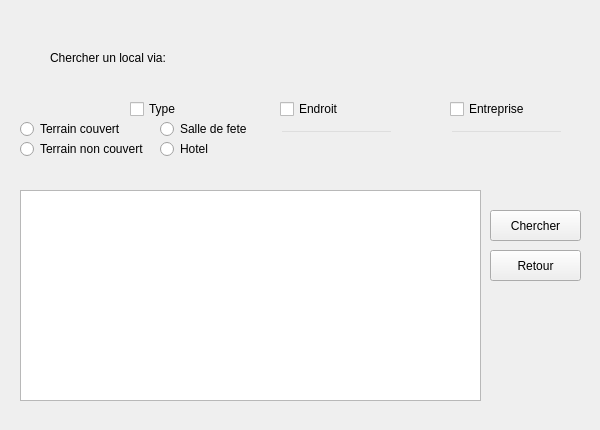
    <widget class="QWidget" name="searchLocalWindow">
     <widget class="QWidget" name="widget_search_local" native="true">
      <property name="geometry">
       <rect>
        <x>10</x>
        <y>30</y>
        <width>581</width>
        <height>391</height>
       </rect>
      </property>
      <property name="styleSheet">
       <string notr="true">background-image: url(:/new/prefix1/image/103854343_259019528641376_3453490155072435271_n.jpg);
font: italic 9pt &quot;Century Gothic&quot;;
color: qconicalgradient(cx:0.5, cy:0.5, angle:0, stop:0 rgba(35, 40, 3, 255), stop:0.16 rgba(136, 106, 22, 255), stop:0.225 rgba(166, 140, 41, 255), stop:0.285 rgba(204, 181, 74, 255), stop:0.345 rgba(235, 219, 102, 255), stop:0.415 rgba(245, 236, 112, 255), stop:0.52 rgba(209, 190, 76, 255), stop:0.57 rgba(187, 156, 51, 255), stop:0.635 rgba(168, 142, 42, 255), stop:0.695 rgba(202, 174, 68, 255), stop:0.75 rgba(218, 202, 86, 255), stop:0.815 rgba(208, 187, 73, 255), stop:0.88 rgba(187, 156, 51, 255), stop:0.935 rgba(137, 108, 26, 255), stop:1 rgba(35, 40, 3, 255));</string>
      </property>
      <widget class="QLabel" name="search_localLabel">
       <property name="geometry">
        <rect>
         <x>40</x>
         <y>20</y>
         <width>161</width>
         <height>16</height>
        </rect>
       </property>
       <property name="styleSheet">
        <string notr="true">background:transparent;</string>
       </property>
       <property name="text">
        <string>Chercher un local via:</string>
       </property>
      </widget>
      <widget class="QCheckBox" name="checkBox_entreprise_2">
       <property name="geometry">
        <rect>
         <x>440</x>
         <y>70</y>
         <width>81</width>
         <height>18</height>
        </rect>
       </property>
       <property name="text">
        <string>Entreprise</string>
       </property>
      </widget>
      <widget class="QPushButton" name="return_search_localButton">
       <property name="geometry">
        <rect>
         <x>480</x>
         <y>220</y>
         <width>91</width>
         <height>31</height>
        </rect>
       </property>
       <property name="styleSheet">
        <string notr="true">background:transparent;
font: italic 12pt &quot;Century Gothic&quot;;
color: qconicalgradient(cx:0.5, cy:0.5, angle:0, stop:0 rgba(35, 40, 3, 255), stop:0.16 rgba(136, 106, 22, 255), stop:0.225 rgba(166, 140, 41, 255), stop:0.285 rgba(204, 181, 74, 255), stop:0.345 rgba(235, 219, 102, 255), stop:0.415 rgba(245, 236, 112, 255), stop:0.52 rgba(209, 190, 76, 255), stop:0.57 rgba(187, 156, 51, 255), stop:0.635 rgba(168, 142, 42, 255), stop:0.695 rgba(202, 174, 68, 255), stop:0.75 rgba(218, 202, 86, 255), stop:0.815 rgba(208, 187, 73, 255), stop:0.88 rgba(187, 156, 51, 255), stop:0.935 rgba(137, 108, 26, 255), stop:1 rgba(35, 40, 3, 255));
border-bottom:2px solid#717072;
border-color: qconicalgradient(cx:0.5, cy:0.5, angle:0, stop:0 rgba(35, 40, 3, 255), stop:0.16 rgba(136, 106, 22, 255), stop:0.225 rgba(166, 140, 41, 255), stop:0.285 rgba(204, 181, 74, 255), stop:0.345 rgba(235, 219, 102, 255), stop:0.415 rgba(245, 236, 112, 255), stop:0.52 rgba(209, 190, 76, 255), stop:0.57 rgba(187, 156, 51, 255), stop:0.635 rgba(168, 142, 42, 255), stop:0.695 rgba(202, 174, 68, 255), stop:0.75 rgba(218, 202, 86, 255), stop:0.815 rgba(208, 187, 73, 255), stop:0.88 rgba(187, 156, 51, 255), stop:0.935 rgba(137, 108, 26, 255), stop:1 rgba(35, 40, 3, 255));
background-color: rgb(255, 212, 250);

border-radius:15px;}
QPushButton:hover{
	
	background-color: rgb(234, 78, 117);
</string>
       </property>
       <property name="text">
        <string>Retour</string>
       </property>
      </widget>
      <widget class="QPushButton" name="search_localButton">
       <property name="geometry">
        <rect>
         <x>480</x>
         <y>180</y>
         <width>91</width>
         <height>31</height>
        </rect>
       </property>
       <property name="styleSheet">
        <string notr="true">background:transparent;
font: italic 12pt &quot;Century Gothic&quot;;
color: qconicalgradient(cx:0.5, cy:0.5, angle:0, stop:0 rgba(35, 40, 3, 255), stop:0.16 rgba(136, 106, 22, 255), stop:0.225 rgba(166, 140, 41, 255), stop:0.285 rgba(204, 181, 74, 255), stop:0.345 rgba(235, 219, 102, 255), stop:0.415 rgba(245, 236, 112, 255), stop:0.52 rgba(209, 190, 76, 255), stop:0.57 rgba(187, 156, 51, 255), stop:0.635 rgba(168, 142, 42, 255), stop:0.695 rgba(202, 174, 68, 255), stop:0.75 rgba(218, 202, 86, 255), stop:0.815 rgba(208, 187, 73, 255), stop:0.88 rgba(187, 156, 51, 255), stop:0.935 rgba(137, 108, 26, 255), stop:1 rgba(35, 40, 3, 255));
border-bottom:2px solid#717072;
border-color: qconicalgradient(cx:0.5, cy:0.5, angle:0, stop:0 rgba(35, 40, 3, 255), stop:0.16 rgba(136, 106, 22, 255), stop:0.225 rgba(166, 140, 41, 255), stop:0.285 rgba(204, 181, 74, 255), stop:0.345 rgba(235, 219, 102, 255), stop:0.415 rgba(245, 236, 112, 255), stop:0.52 rgba(209, 190, 76, 255), stop:0.57 rgba(187, 156, 51, 255), stop:0.635 rgba(168, 142, 42, 255), stop:0.695 rgba(202, 174, 68, 255), stop:0.75 rgba(218, 202, 86, 255), stop:0.815 rgba(208, 187, 73, 255), stop:0.88 rgba(187, 156, 51, 255), stop:0.935 rgba(137, 108, 26, 255), stop:1 rgba(35, 40, 3, 255));
background-color: rgb(255, 212, 250);

border-radius:15px;}
QPushButton:hover{
	
	background-color: rgb(234, 78, 117);
</string>
       </property>
       <property name="text">
        <string>Chercher</string>
       </property>
      </widget>
      <widget class="QLineEdit" name="critere_endroitEdit">
       <property name="geometry">
        <rect>
         <x>270</x>
         <y>100</y>
         <width>113</width>
         <height>20</height>
        </rect>
       </property>
       <property name="styleSheet">
        <string notr="true">background:transparent;</string>
       </property>
      </widget>
      <widget class="QCheckBox" name="checkBox_type">
       <property name="geometry">
        <rect>
         <x>120</x>
         <y>70</y>
         <width>70</width>
         <height>18</height>
        </rect>
       </property>
       <property name="text">
        <string>Type</string>
       </property>
      </widget>
      <widget class="QLineEdit" name="critere_entrepriseEdit_2">
       <property name="geometry">
        <rect>
         <x>440</x>
         <y>100</y>
         <width>113</width>
         <height>20</height>
        </rect>
       </property>
       <property name="styleSheet">
        <string notr="true">background:transparent;</string>
       </property>
      </widget>
      <widget class="QCheckBox" name="checkBox_endroit">
       <property name="geometry">
        <rect>
         <x>270</x>
         <y>70</y>
         <width>70</width>
         <height>18</height>
        </rect>
       </property>
       <property name="text">
        <string>Endroit</string>
       </property>
      </widget>
      <widget class="QTableView" name="tableView_2">
       <property name="geometry">
        <rect>
         <x>10</x>
         <y>160</y>
         <width>461</width>
         <height>211</height>
        </rect>
       </property>
      </widget>
      <widget class="QRadioButton" name="critere_terraincouvert">
       <property name="geometry">
        <rect>
         <x>10</x>
         <y>90</y>
         <width>111</width>
         <height>18</height>
        </rect>
       </property>
       <property name="text">
        <string>Terrain couvert</string>
       </property>
      </widget>
      <widget class="QRadioButton" name="critere_terrainnoncouvert">
       <property name="geometry">
        <rect>
         <x>10</x>
         <y>110</y>
         <width>131</width>
         <height>18</height>
        </rect>
       </property>
       <property name="text">
        <string>Terrain non couvert</string>
       </property>
      </widget>
      <widget class="QRadioButton" name="critere_salledefete">
       <property name="geometry">
        <rect>
         <x>150</x>
         <y>90</y>
         <width>101</width>
         <height>18</height>
        </rect>
       </property>
       <property name="text">
        <string>Salle de fete</string>
       </property>
      </widget>
      <widget class="QRadioButton" name="critere_hotel">
       <property name="geometry">
        <rect>
         <x>150</x>
         <y>110</y>
         <width>83</width>
         <height>18</height>
        </rect>
       </property>
       <property name="text">
        <string>Hotel</string>
       </property>
      </widget>
     </widget>
    </widget>
